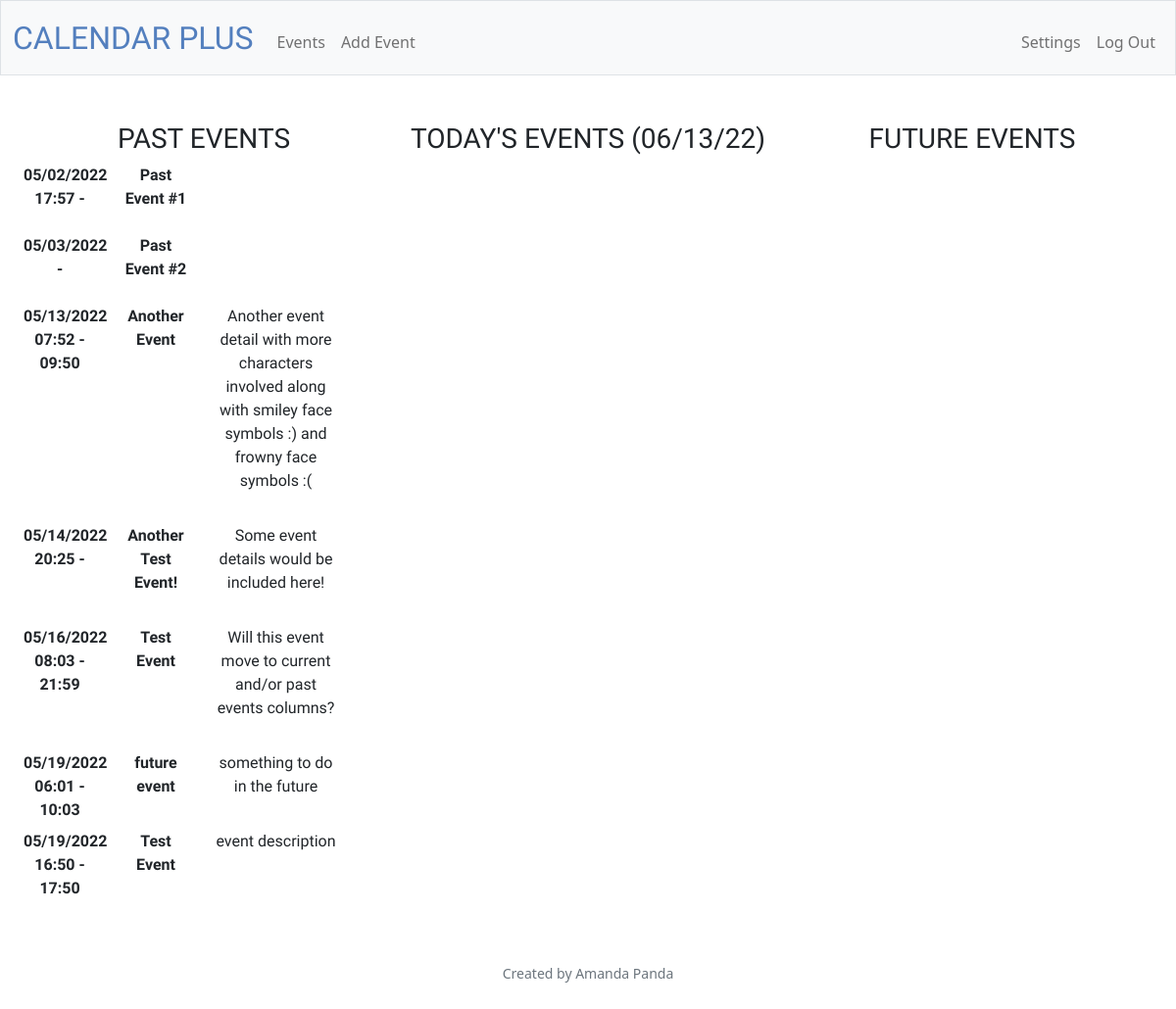
The page /events (signed in) on the database its author committed.
### tables this page shows
CREATE TABLE events(id INTEGER PRIMARY KEY AUTOINCREMENT NOT NULL, creator INTEGER NOT NULL, title TEXT NOT NULL, date DATE NOT NULL, starttime TIME, endtime TIME, details TEXT);

### app.py (the view)
@app.route("/events", methods=["GET"])
@login_required
def events():
    today = date.today()
    account = session.get("user_id")
    past = db.execute("SELECT title, strftime('%m/%d/%Y', date) AS date,starttime, endtime, details FROM events WHERE creator = ? AND date < ? ORDER BY date, starttime", account, today)
    future = db.execute("SELECT title, strftime('%m/%d/%Y', date) AS date,starttime, endtime, details FROM events WHERE creator = ? AND date > ? ORDER BY date, starttime", account, today)
    current = db.execute("SELECT title, strftime('%m/%d/%Y', date) AS date, starttime, endtime, details FROM events WHERE creator = ? AND date = ? ORDER BY starttime", account, today)
    today = today.strftime("%m/%d/%y")
    return render_template("events.html", today=today, past=past, future=future, current=current)

### app.py (called while the page is built)
@app.after_request
def after_request(response):
    response.headers["Cache-Control"] = "no-cache, no-store, must-revalidate"
    response.headers["Expires"] = 0
    response.headers["Pragma"] = "no-cache"
    return response

### helpers.py (called while the page is built)
def login_required(f):
    @wraps(f)
    def decorated_function(*args, **kwargs):
        if session.get("user_id") is None:
            return redirect("/login")
        return f(*args, **kwargs)
    return decorated_function

### templates/events.html (shortened to what this page needs)
{% extends "layout.html" %}
{% block main %}
    <div class="container-fluid font-fred">
        <div class="row">
            <div class="col-sm">
                <h3>PAST EVENTS</h3>
                <dl class="row">
                {% for row in past %}
                    <dt class="col-sm-3">{{ row.date }} {{ row.starttime }} - {{ row.endtime }}</dt>
                    <dd class="col-sm-9">
                        <dl class="row" >
                            <dt class="col-sm-4">{{ row.title }}</dt>
                            <dd class="col-sm-6">{{ row.details }}</dd>
                        </dl>
                    </dd>
                {% endfor %}
            </div>
            <div class="col-sm">
                <h3>TODAY'S EVENTS ({{ today }})</h3>
            </div>
            <div class="col-sm">
                <h3>FUTURE EVENTS</h3>
            </div>
        </div>
    </div>
{% endblock %}

### static/styles.css (style rules this page uses)
.font-fred { font-family: 'Fredericka the Great', cursive; }

### rows shown on the page
events: date "05/02/2022", starttime "17:57", title "Past Event #1"
events: date "05/03/2022", title "Past Event #2"
events: date "05/13/2022", starttime "07:52", endtime "09:50", title "Another Event", details "Another event detail with more characters involved along with smiley face symbols :) and frowny face symbols :("
events: date "05/14/2022", starttime "20:25", title "Another Test Event!", details "Some event details would be included here!"
events: date "05/16/2022", starttime "08:03", endtime "21:59", title "Test Event", details "Will this event move to current and/or past events columns?"
events: date "05/19/2022", starttime "06:01", endtime "10:03", title "future event", details "something to do in the future"
events: date "05/19/2022", starttime "16:50", endtime "17:50", title "Test Event", details "event description"

### other values the page prints
{{ today }} "06/13/22"
